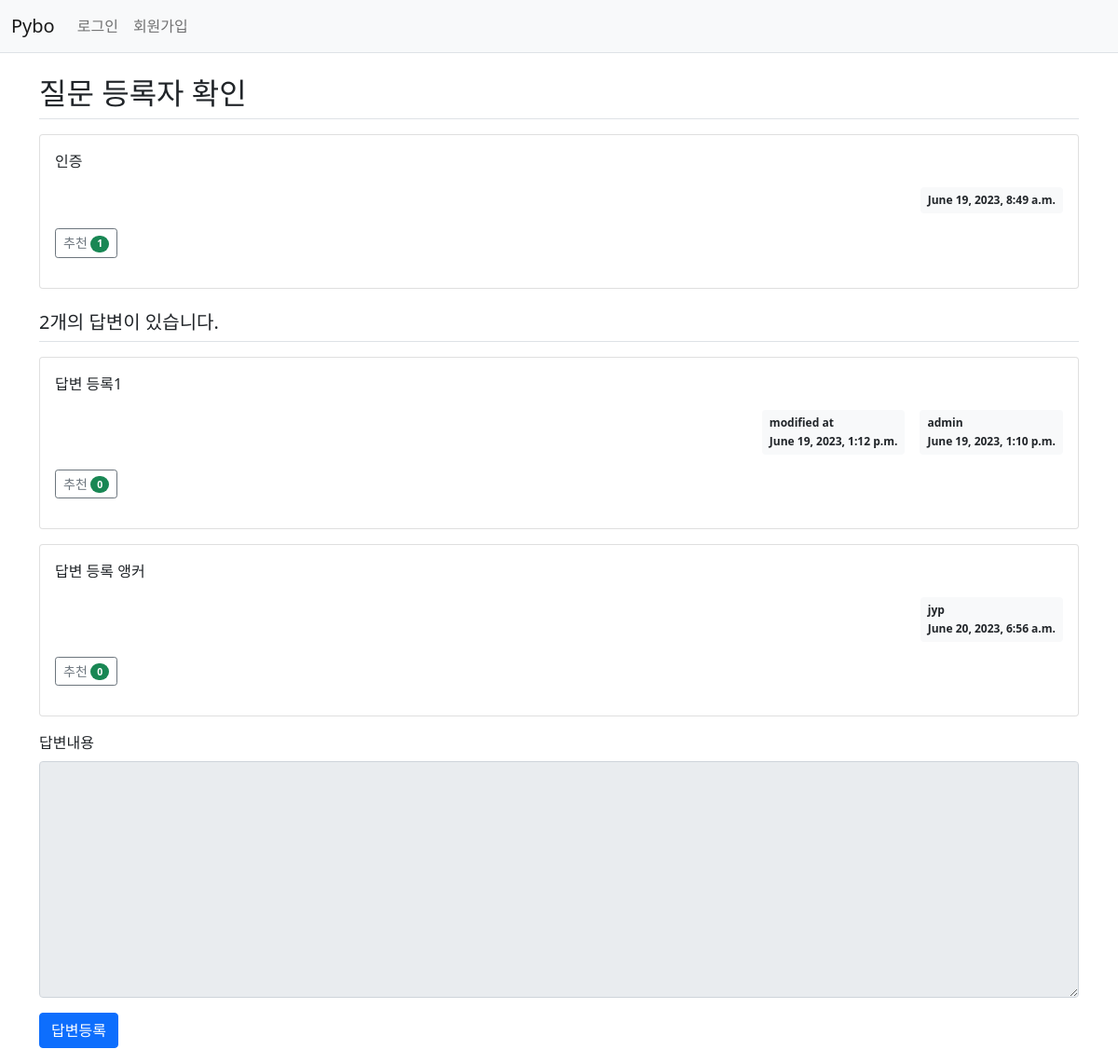
Before: /pybo/305/ with the older database file.
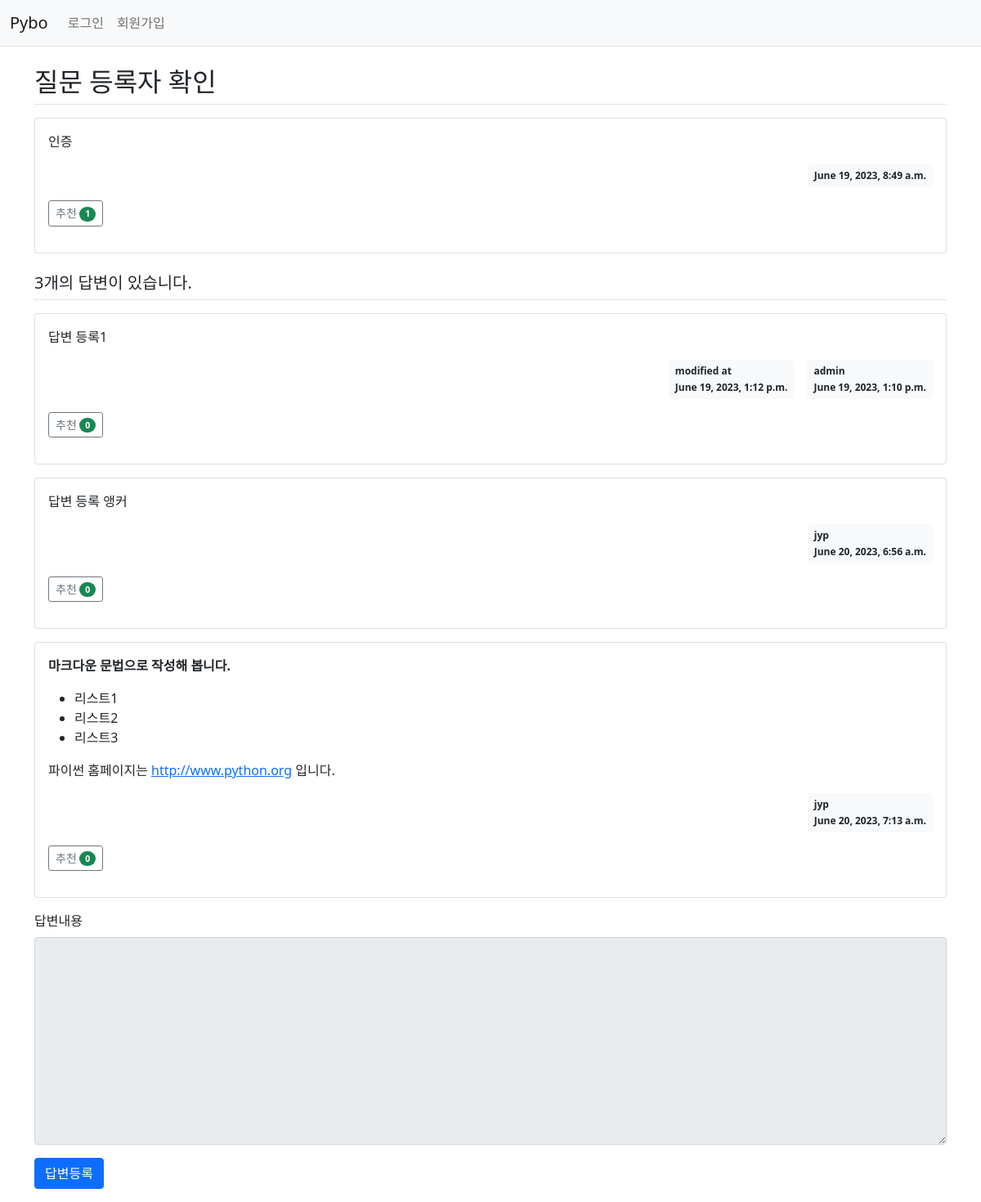
After: the same page with the newer database file.
### pybo/models.py (models this page shows, shortened)
class Question(models.Model):
    author = models.ForeignKey(User, on_delete=models.CASCADE, related_name='author_question')
    subject = models.CharField(max_length=200)
    content = models.TextField()
    create_date = models.DateTimeField()
    modify_date = models.DateTimeField(null=True, blank=True)
    voter = models.ManyToManyField(User, related_name='voter_question')  # 추천인 추가

class Answer(models.Model):
    author = models.ForeignKey(User, on_delete=models.CASCADE, related_name='author_answer')
    question = models.ForeignKey(Question, on_delete=models.CASCADE)
    content = models.TextField()
    create_date = models.DateTimeField()
    modify_date = models.DateTimeField(null=True, blank=True)
    voter = models.ManyToManyField(User, related_name='voter_answer')

### pybo/views/base_views.py (the view)
def detail(request, question_id):
    question = get_object_or_404(Question, pk=question_id)
    context = {'question': question}
    return render(request, 'pybo/question_detail.html', context)

### pybo/templatetags/pybo_filter.py (called while the page is built)
@register.filter
def mark(value):
    extensions = ["nl2br", "fenced_code"]
    return mark_safe(markdown.markdown(value, extensions=extensions))

### templates/pybo/question_detail.html (shortened to what this page needs)
{% extends 'base.html' %}
{% load pybo_filter %}
{% block content %}
<div class="container my-3">
    <h2 class="border-bottom py-2">{{ question.subject }}</h2>
    <div class="card my-3">
        <div class="card-body">
            <div class="card-text">{{ question.content|mark }}</div>
            <div class="d-flex justify-content-end">
                <div class="badge bg-light text-dark p-2">
                    {{ question.create_date }}
                </div>
            </div>
            <div class="my-3">
                <a href="javascript:void(0)" data-uri="{% url 'pybo:question_vote' question.id  %}"
                class="recommend btn btn-sm btn-outline-secondary"> 추천
                <span class="badge rounded-pill bg-success">{{question.voter.count}}</span>
                </a>
            </div>
        </div>
    </div>
    <h5 class="border-bottom my-3 py-2">{{question.answer_set.count}}개의 답변이 있습니다.</h5>
    {% for answer in question.answer_set.all %}
    <div class="card my-3">
        <div class="card-body">
            <div class="card-text">{{ answer.content|mark }}</div>
            <div class="d-flex justify-content-end">
                {% if answer.modify_date %}
                <div class="badge bg-light text-dark p-2 text-start mx-3">
                    <div class="mb-2">modified at</div>
                    <div>{{ answer.modify_date }}</div>
                </div>
                {% endif %}
                <div class="badge bg-light text-dark p-2  text-start">
                    <div class="mb-2">{{ answer.author.username }}</div>
                    <div>{{ answer.create_date }}</div>
                </div>
            </div>
            <div class="my-3">
                <a href="javascript:void(0)" data-uri="{% url 'pybo:answer_vote' answer.id  %}"
                class="recommend btn btn-sm btn-outline-secondary"> 추천
                <span class="badge rounded-pill bg-success">{{answer.voter.count}}</span>
                </a>
            </div>
        </div>
    </div>
    {% endfor %}
    <form action="{% url 'pybo:answer_create' question.id %}" method="post" class="my-3">
        <div class="mb-3">
            <label for="content" class="form-label">답변내용</label>
            <textarea {% if not user.is_authenticated %}disabled{% endif %}
              name="content" id="content" class="form-control" rows="10"></textarea>
        </div>
        <input type="submit" value="답변등록" class="btn btn-primary">
    </form>
</div>
{% endblock %}

### templates/base.html (shortened to what this page needs)
{% load static %}
<!doctype html>
<html lang="ko">
<head>
    <link rel="stylesheet" type="text/css" href="{% static 'bootstrap.min.css' %}">
    <link rel="stylesheet" type="text/css" href="{% static 'style.css' %}">
</head>
<body>
{% include "navbar.html" %}
{% block content %}
{% endblock %}
</body>
</html>

### templates/navbar.html (shortened to what this page needs)
<nav class="navbar navbar-expand-lg navbar-light bg-light border-bottom">
    <div class="container-fluid">
        <a class="navbar-brand" href="{% url 'pybo:index' %}">Pybo</a>
        <div class="collapse navbar-collapse" id="navbarSupportedContent">
            <ul class="navbar-nav me-auto mb-2 mb-lg-0">
                <li class="nav-item">
                    {% if user.is_authenticated %}
                        <a class="nav-link" href="{% url 'common:logout' %}">{{ user.username }} (로그아웃)</a>
                    {% else %}
                        <a class="nav-link" href="{% url 'common:login' %}">로그인</a>
                    {% endif %}
                </li>
                <li>
                    {% if not user.is_authenticated %}
                    <a class="nav-link" href="{% url 'common:signup' %}">회원가입</a>
                    {% endif %}
                </li>
            </ul>
        </div>
    </div>
</nav>

Changed rows visible on the page:
computed for Question "질문 등록자 확인": answer_set.count "2" → "3"
added Answer: content|mark "마크다운 문법으로 작성해 봅니다. 리스트1 리스트2 리스트3 파이썬 홈페이지는 http://www.python.org 입니다.", author.username "jyp", create_date "June 20, 2023, 7:13 a.m.", voter.count "0"
